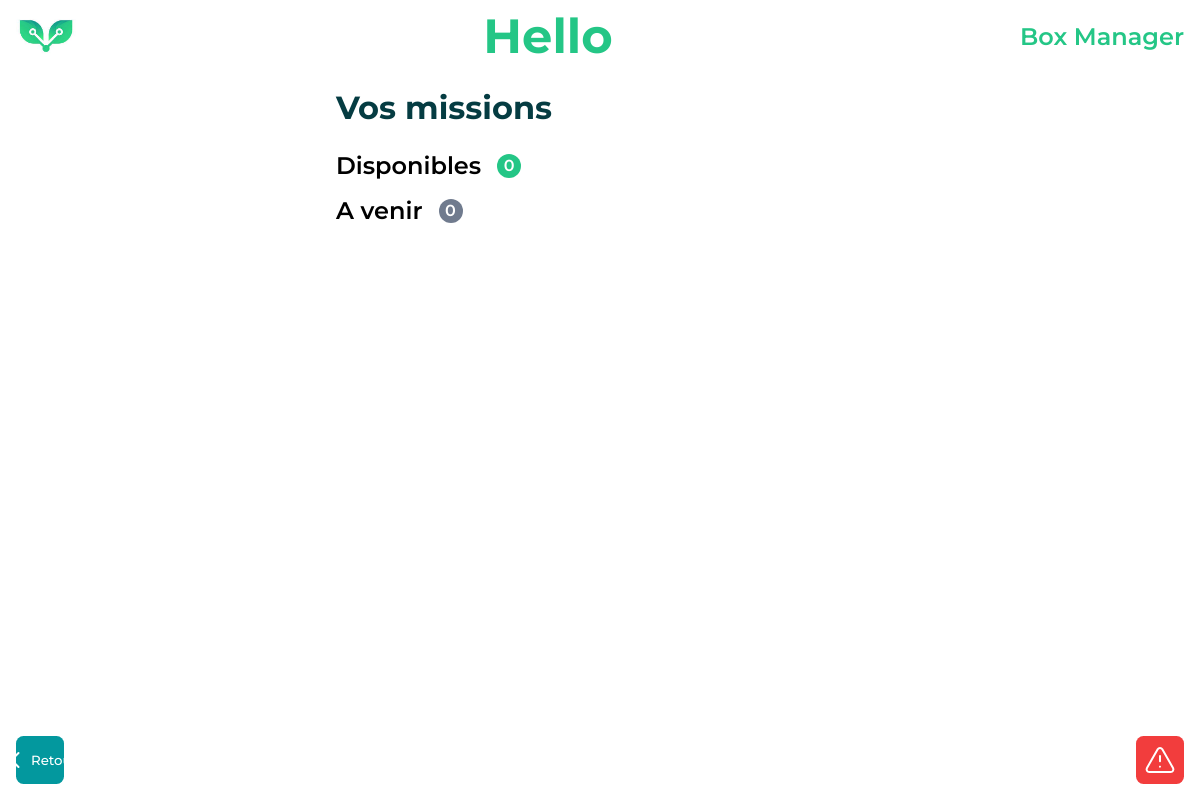
Page /missions/ (signed in) on the earlier database version.
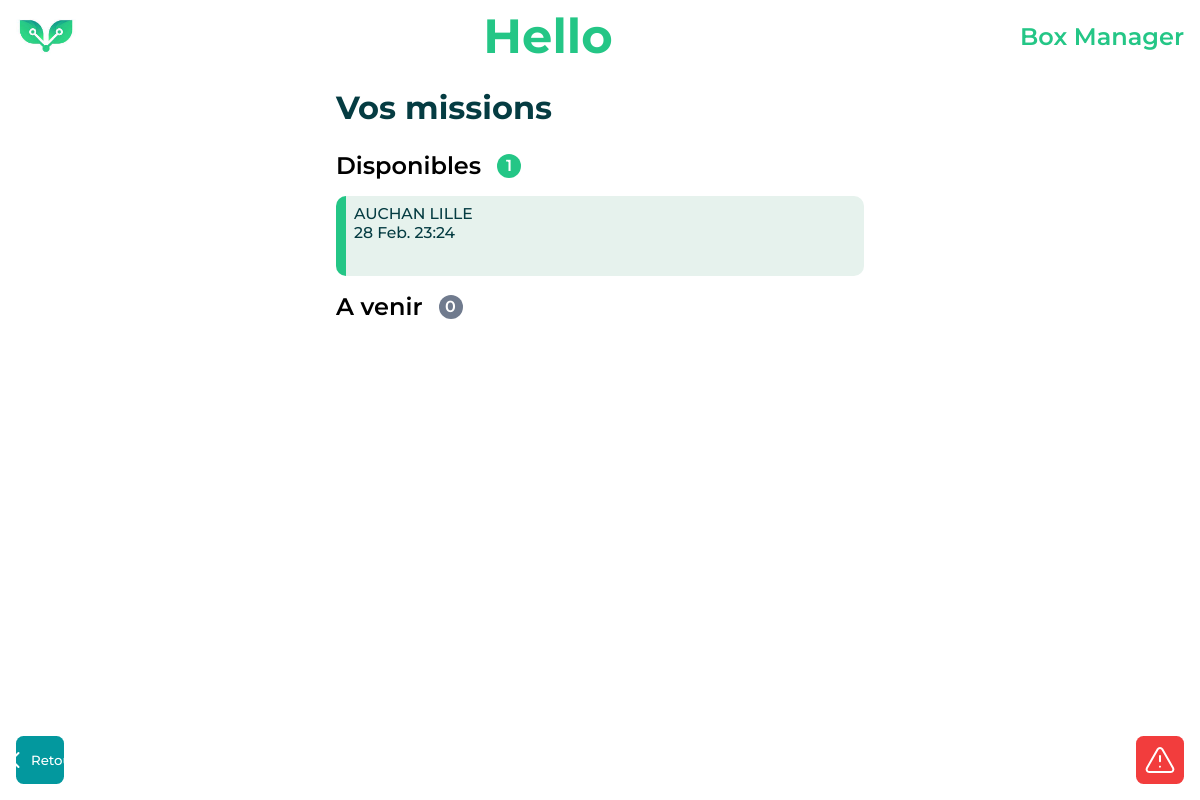
Same page on the later database version.
### framework/models.py (models this page shows, shortened)
class Mission(models.Model):
    STATE = {
        ('NA', 'Not Attributed'),
        ('IQ', 'In Queue'),
        ('IP', 'In Process'),
        ('PA', 'Paused'),
        ('CF', 'Conflict'),
        ('FA', 'Failed'),
        ('CO', 'Completed'),
        ('AR', 'Archived'),
    }
    ACTIONS = {
        ('IQ', 'Commencer'),
        ('IP', 'Terminer'),
        ('PA', 'Reprendre'),
        ('CO', 'Complétée'),
    }
    id = models.AutoField(primary_key=True)
    uuid = models.UUIDField(default=uuid.uuid4, editable=False, unique=True)
    technician = models.ForeignKey(Technician, on_delete=SET_NULL, blank=True, null=True)
    terminal = models.ForeignKey(Terminal, on_delete=SET_NULL, blank=True, null=True)
    date = models.DateTimeField('Date de la mission')
    state = models.CharField(max_length=2, choices=STATE, default='NA')
    false_positives = models.IntegerField(default=0)
    @property
    def date_formated(self):
        return self.date.strftime("%d %b. %H:%M")

class Terminal(models.Model):
    uuid = models.UUIDField(default=uuid.uuid4, editable=False, unique=True, primary_key=True)
    display_name = models.CharField(max_length=64)
    adress = models.CharField(max_length=200)
    code = models.CharField(max_length=64)
    STATE = {
        ('ON', 'In Service'),
        ('OFF', 'Offline'),
        ('ERR', 'Error'),
    }
    state = models.CharField(max_length=3, choices=STATE, default='ON')

### framework/views.py (the view)
# urls.py: path('missions/', views.MissionsView.as_view(), name='missions'),
class MissionsView(TemplateView):
    template_name = 'framework/missions.html'
    def get_context_data(self, **kwargs):
        context = super().get_context_data(**kwargs)
        context['missions_week'] = Mission.objects.filter(date__startswith=datetime.date.today())
        context['missions_future'] = Mission.objects.filter(date__gt=datetime.date.today() + datetime.timedelta(days=1)).order_by('date')
        context['missions_count'] = context['missions_week'].count
        context['future_count'] = context['missions_future'].count
        return context

### templates/framework/missions.html (shortened to what this page needs)
{% if user.is_authenticated %}
{% load static %}
<!DOCTYPE html>
<html lang="fr">
  <head>
    <link
      rel="stylesheet"
      href="{% static 'framework/stylesheets/missionsOverview.css' %}"
    />
    <link
      rel="stylesheet"
      href="{% static 'framework/stylesheets/global.css' %}"
    />
  </head>
  <body>
    <header>
      <img src="{% static 'framework/assets/logo.jpg' %}" alt="logo" />
      <h1>Hello </h1>
      <span>Box Manager</span>
    </header>
    <main>
      <h1 class="title">Vos missions</h1>
      <div class="section">
        <div class="section-title">
          <h2>Disponibles</h2>
          <span class="section-bubble">{{ missions_count }}</span>
        </div>
        <div class="container">
          {% for mission in missions_week %}
          <button
            class="box available"
            onclick="location.href = '/mission/{{mission.uuid}}'"
          >
            <div class="elements">
              <h3>{{ mission.terminal.display_name }}</h3>
              <h3>{{ mission.date_formated }}</h3>
            </div>
          </button>
          {% endfor %}
        </div>
        <div class="section">
          <div class="section-title">
            <h2>A venir</h2>
            <span class="section-bubble a">{{ future_count }}</span>
          </div>
        </div>
      </div>
    </main>
    <footer>
      <button class="retour" onclick="goBack()">
        <img
          src="{% static 'framework/assets/arrow-left.svg' %}"
          alt="left-arrow"
        />
        <p>Retour</p>
      </button>
      <button class="signal">
        <img
          src="{% static 'framework/assets/warning-triangle-outline.svg'%}"
          alt="error"
        />
      </button>
    </footer>
  </body>
</html>
{%endif%}

Differences in the rows shown:
now on this page (row edited): Mission: terminal.display_name "AUCHAN LILLE", date_formated "28 Feb. 23:24"
Other differences:
{{ missions_count }}: "0" → "1"
